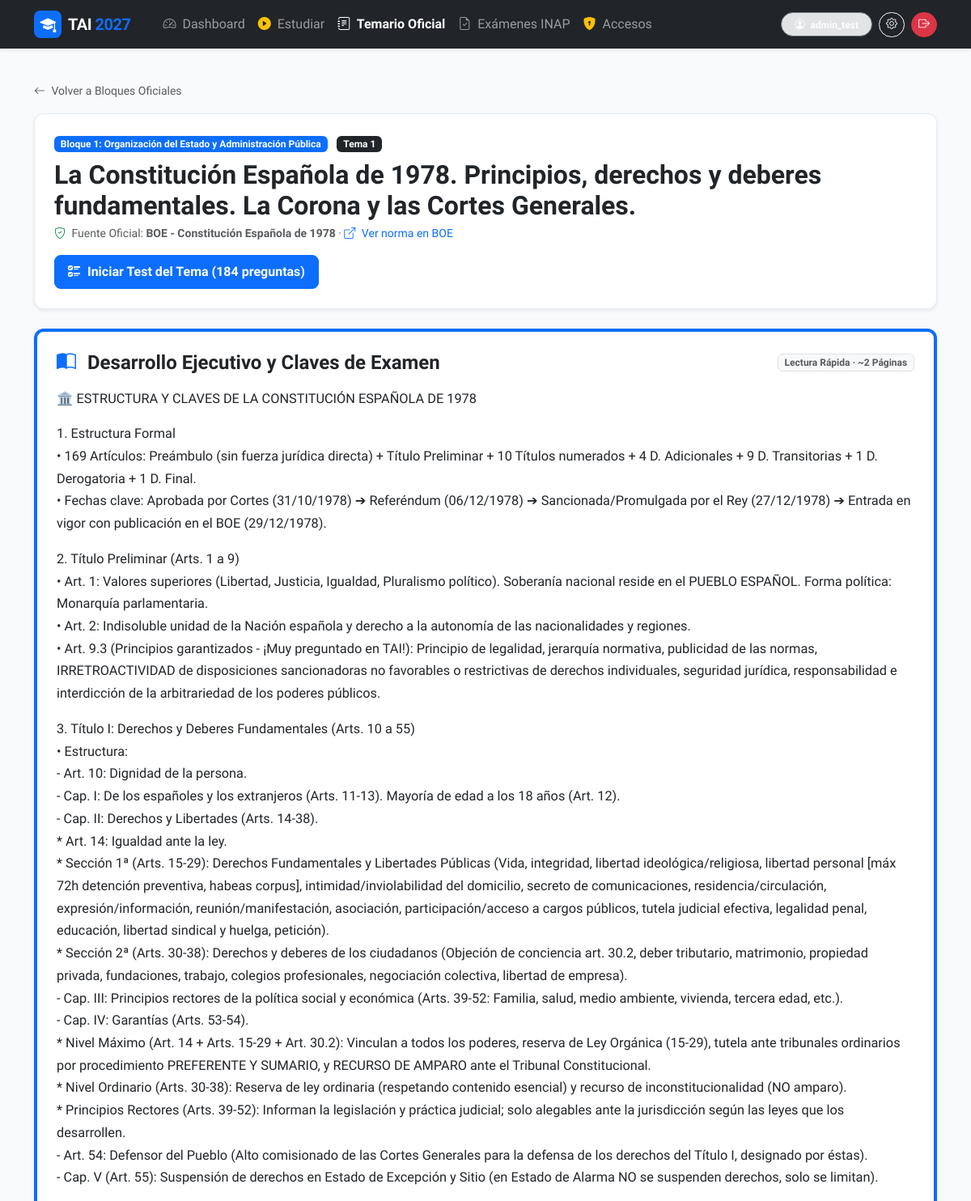
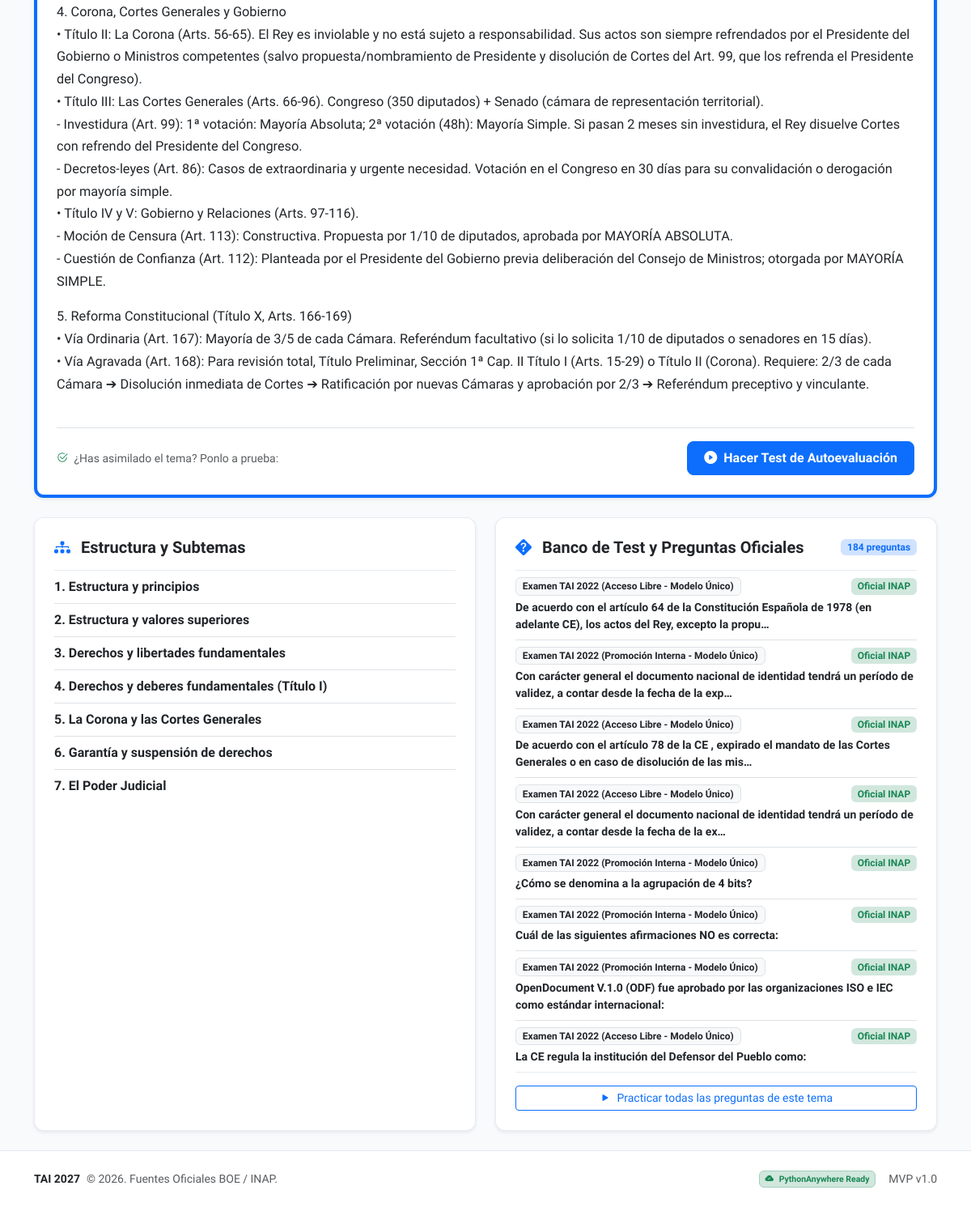
The page /temario/tema/1/ (signed in) on the database its author committed (2 pictures, top to bottom).
### temario/models.py (models this page shows, shortened)
class Tema(models.Model):
    bloque = models.ForeignKey(Bloque, on_delete=models.CASCADE, related_name='temas')
    numero = models.PositiveIntegerField(help_text="Número de tema dentro del bloque o general")
    titulo = models.CharField(max_length=255, help_text="Título oficial del tema")
    descripcion = models.TextField(blank=True)
    resumen_estudio = models.TextField(blank=True, help_text="Desarrollo ejecutivo de alto impacto del tema (máx 2 páginas)")
    fuente_oficial = models.CharField(max_length=255, default='BOE / INAP', help_text="Organismo emisor o norma (BOE, INAP, CCN-CERT)")
    url_oficial = models.URLField(blank=True, help_text="Enlace a la fuente original oficial")
    fecha_consulta = models.DateField(null=True, blank=True)
    ultima_revision = models.DateField(auto_now=True)
    version_normativa = models.CharField(max_length=100, blank=True, help_text="Versión o estado normativo consolidado")
    class Meta:
        verbose_name = "Tema"
        verbose_name_plural = "Temas"
        ordering = ['bloque__numero', 'numero']
        unique_together = ('bloque', 'numero')

class Bloque(models.Model):
    numero = models.PositiveIntegerField(unique=True, help_text="Número de Bloque (1, 2, 3, 4)")
    nombre = models.CharField(max_length=200, help_text="Nombre oficial del bloque")
    descripcion = models.TextField(blank=True)
    icono = models.CharField(max_length=50, default='bi-folder', help_text="Clase de icono Bootstrap Icons (ej: bi-shield-check)")
    class Meta:
        verbose_name = "Bloque"
        verbose_name_plural = "Bloques"
        ordering = ['numero']

class Subtema(models.Model):
    tema = models.ForeignKey(Tema, on_delete=models.CASCADE, related_name='subtemas')
    titulo = models.CharField(max_length=255)
    orden = models.PositiveIntegerField(default=1)
    class Meta:
        verbose_name = "Subtema"
        verbose_name_plural = "Subtemas"
        ordering = ['tema', 'orden']

### examenes/models.py (models this page shows, shortened)
class PreguntaExamen(models.Model):
    OPCION_CHOICES = [
        ('A', 'A'),
        ('B', 'B'),
        ('C', 'C'),
        ('D', 'D'),
    ]
    examen = models.ForeignKey(Examen, on_delete=models.CASCADE, related_name='preguntas')
    numero = models.PositiveIntegerField(help_text="Número de orden en el examen original (ej: 1 a 100)")
    pregunta = models.TextField(help_text="Texto completo del enunciado oficial")
    opcion_a = models.TextField(help_text="Opción A")
    opcion_b = models.TextField(help_text="Opción B")
    opcion_c = models.TextField(help_text="Opción C")
    opcion_d = models.TextField(help_text="Opción D")
    opcion_correcta = models.CharField(max_length=1, choices=OPCION_CHOICES, help_text="Respuesta según plantilla oficial definitiva")
    tema = models.ForeignKey('temario.Tema', on_delete=models.SET_NULL, null=True, blank=True, related_name='preguntas_examen')
    explicacion_oficial = models.TextField(blank=True, help_text="Justificación normativa o técnica con artículo/guía aplicable")
    anulada = models.BooleanField(default=False, help_text="Marcar si fue anulada por la Comisión del INAP")
    class Meta:
        verbose_name = "Pregunta de Examen"
        verbose_name_plural = "Preguntas de Examen"
        ordering = ['examen__año', 'examen__modelo', 'numero']
        unique_together = ('examen', 'numero')

class Examen(models.Model):
    CONVOCATORIA_CHOICES = [
        ('libre', 'Acceso Libre'),
        ('promocion', 'Promoción Interna'),
        ('estabilizacion', 'Estabilización'),
        ('extraordinaria', 'Convocatoria Extraordinaria'),
    ]
    MODELO_CHOICES = [
        ('A', 'Modelo A'),
        ('B', 'Modelo B'),
        ('U', 'Modelo Único'),
    ]
    año = models.PositiveIntegerField(help_text="Año de la convocatoria oficial (ej: 2024, 2023...)")
    convocatoria = models.CharField(max_length=50, choices=CONVOCATORIA_CHOICES, default='libre')
    modelo = models.CharField(max_length=10, choices=MODELO_CHOICES, default='A', help_text="Variante de examen (Modelo A / Modelo B)")
    tipo = models.CharField(max_length=100, default='Primer Ejercicio TAI (Cuestionario 100 preguntas)')
    organismo = models.CharField(max_length=100, default='INAP / Comisión Permanente de Selección')
    url_oficial = models.URLField(blank=True, help_text="Enlace a la web oficial del INAP donde se publicó")
    url_plantilla = models.URLField(blank=True, help_text="Enlace a la plantilla correctora definitiva oficial")
    descripcion = models.CharField(max_length=255, blank=True)
    class Meta:
        verbose_name = "Examen Oficial"
        verbose_name_plural = "Exámenes Oficiales"
        ordering = ['-año', 'convocatoria', 'modelo']
    def __str__(self):
        return f"Examen TAI {self.año} ({self.get_convocatoria_display()} - {self.get_modelo_display()})"

### temario/views.py (the view)
# urls.py: path('tema/<int:pk>/', TemaDetailView.as_view(), name='tema_detalle'),
class TemaDetailView(LoginRequiredMixin, DetailView):
    model = Tema
    template_name = "temario/tema_detail.html"
    context_object_name = "tema"
    def get_context_data(self, **kwargs):
        context = super().get_context_data(**kwargs)
        tema = self.get_object()
        user = self.request.user
        context['subtemas'] = tema.subtemas.prefetch_related('conceptos')
        context['tarjetas'] = tema.tarjetas.filter(activa=True)
        context['preguntas_examen'] = tema.preguntas_examen.filter(anulada=False)
        context['total_preguntas'] = context['preguntas_examen'].count()
        context['falladas_count'] = ProgresoPregunta.objects.filter(
            usuario=user,
            pregunta__tema=tema,
            en_repaso_fallos=True
        ).count()
        return context

### accounts/context_processors.py (called while the page is built)
def access_requests_processor(request):
    if hasattr(request, 'user') and request.user.is_authenticated and (request.user.is_staff or request.user.is_superuser):
        count = Invitacion.objects.filter(activo=False).count()
        return {
            'solicitudes_pendientes_count': count
        }
    return {
        'solicitudes_pendientes_count': 0
    }

### templates/temario/tema_detail.html (shortened to what this page needs)
{% extends "base.html" %}
{% block content %}
<div class="mb-3">
    <a href="{% url 'temario:lista' %}" class="text-decoration-none text-muted small">
        <i class="bi bi-arrow-left me-1"></i> Volver a Bloques Oficiales
    </a>
</div>
<div class="card card-custom p-4 bg-white mb-4 shadow-sm">
    <div class="d-flex flex-wrap justify-content-between align-items-start gap-3">
        <div>
            <span class="badge bg-primary me-2">Bloque {{ tema.bloque.numero }}: {{ tema.bloque.nombre }}</span>
            <span class="badge bg-dark">Tema {{ tema.numero }}</span>
            <h2 class="fw-bold text-dark mt-2 mb-1">{{ tema.titulo }}</h2>
            <div class="text-muted small mt-1">
                <i class="bi bi-shield-check text-success me-1"></i> Fuente Oficial: <strong>{{ tema.fuente_oficial }}</strong>
                {% if tema.url_oficial %}
                · <a href="{{ tema.url_oficial }}" target="_blank" class="text-primary text-decoration-none"><i class="bi bi-box-arrow-up-right me-1"></i> Ver norma en BOE</a>
                {% endif %}
            </div>
        </div>
        <div class="d-flex flex-wrap gap-2">
            <a href="{% url 'estudio:test_examen' %}?tema={{ tema.id }}" class="btn btn-primary btn-tai px-3">
                <i class="bi bi-ui-checks me-1"></i> Iniciar Test del Tema ({{ total_preguntas }} preguntas)
            </a>
        </div>
    </div>
</div>
{% if tema.resumen_estudio %}
<div class="card card-custom p-4 bg-white mb-4 shadow-sm border-start border-primary border-4">
    <div class="d-flex justify-content-between align-items-center mb-3">
        <h4 class="fw-bold text-dark mb-0">
            <i class="bi bi-book-half text-primary me-2"></i> Desarrollo Ejecutivo y Claves de Examen
        </h4>
        <span class="badge bg-light text-muted border">Lectura Rápida · ~2 Páginas</span>
    </div>
    <div class="tema-resumen-content text-dark" style="font-size: 1.02rem; line-height: 1.7;">
        {{ tema.resumen_estudio|linebreaks }}
    </div>
    <div class="mt-4 pt-3 border-top d-flex justify-content-between align-items-center">
        <span class="text-muted small"><i class="bi bi-check2-circle text-success me-1"></i> ¿Has asimilado el tema? Ponlo a prueba:</span>
        <a href="{% url 'estudio:test_examen' %}?tema={{ tema.id }}" class="btn btn-primary btn-tai">
            <i class="bi bi-play-circle-fill me-1"></i> Hacer Test de Autoevaluación
        </a>
    </div>
</div>
{% endif %}
<div class="row g-4">
    <div class="col-lg-6">
        <div class="card card-custom p-4 bg-white h-100 shadow-sm">
            <h5 class="fw-bold text-dark mb-3"><i class="bi bi-diagram-3-fill text-primary me-2"></i> Estructura y Subtemas</h5>
            <div class="list-group list-group-flush">
                {% for st in subtemas %}
                <div class="list-group-item px-0 py-2">
                    <div class="fw-bold text-dark">{{ forloop.counter }}. {{ st.titulo }}</div>
                </div>
                {% empty %}
                <p class="text-muted small">No hay subtemas desglosados para este tema.</p>
                {% endfor %}
            </div>
        </div>
    </div>
    <div class="col-lg-6">
        <div class="card card-custom p-4 bg-white h-100 shadow-sm">
            <div class="d-flex justify-content-between align-items-center mb-3">
                <h5 class="fw-bold text-dark mb-0"><i class="bi bi-question-diamond-fill text-primary me-2"></i> Banco de Test y Preguntas Oficiales</h5>
                <span class="badge bg-primary-subtle text-primary">{{ total_preguntas }} preguntas</span>
            </div>
            <div class="list-group list-group-flush">
                {% for p in preguntas_examen|slice:":8" %}
                <div class="list-group-item px-0 py-2">
                    <div class="d-flex justify-content-between align-items-center mb-1">
                        <span class="badge bg-light text-dark border small">{{ p.examen }}</span>
                        <span class="badge bg-success-subtle text-success small">Oficial INAP</span>
                    </div>
                    <div class="text-dark small fw-semibold">{{ p.pregunta|truncatechars:120 }}</div>
                </div>
                {% empty %}
                <p class="text-muted small">No hay preguntas registradas todavía para este tema.</p>
                {% endfor %}
            </div>
            <div class="mt-3 text-center">
                <a href="{% url 'estudio:test_examen' %}?tema={{ tema.id }}" class="btn btn-outline-primary btn-sm w-100">
                    <i class="bi bi-play-fill me-1"></i> Practicar todas las preguntas de este tema
                </a>
            </div>
        </div>
    </div>
</div>
{% endblock %}

### templates/base.html (shortened to what this page needs)
<!DOCTYPE html>
<html lang="es" data-bs-theme="light">
<head>
    <link href="https://cdn.jsdelivr.net/npm/bootstrap@5.3.3/dist/css/bootstrap.min.css" rel="stylesheet">
    <link rel="stylesheet" href="https://cdn.jsdelivr.net/npm/bootstrap-icons@1.11.3/font/bootstrap-icons.min.css">
</head>
<body>
    <nav class="navbar navbar-expand-lg navbar-dark bg-dark sticky-top shadow-sm py-2">
        <div class="container">
            <a class="navbar-brand d-flex align-items-center gap-2" href="{% if user.is_authenticated %}{% url 'dashboard' %}{% else %}{% url 'landing' %}{% endif %}">
                <span class="bg-primary text-white p-2 rounded-3 d-inline-flex align-items-center justify-content-center" style="width: 34px; height: 34px;">
                    <i class="bi bi-mortarboard-fill"></i>
                </span>
                <span>TAI <span class="text-primary">2027</span></span>
            </a>
            <div class="collapse navbar-collapse" id="navbarMain">
                {% if user.is_authenticated %}
                <ul class="navbar-nav me-auto mb-2 mb-lg-0 ms-lg-3">
                    <li class="nav-item">
                        <a class="nav-link {% if request.resolver_match.url_name == 'dashboard' %}active text-white fw-bold{% endif %}" href="{% url 'dashboard' %}">
                            <i class="bi bi-speedometer2 me-1"></i> Dashboard
                        </a>
                    </li>
                    <li class="nav-item">
                        <a class="nav-link {% if 'estudio' in request.path %}active text-white fw-bold{% endif %}" href="{% url 'estudio:seleccionar_sesion' %}">
                            <i class="bi bi-play-circle-fill text-warning me-1"></i> Estudiar
                        </a>
                    </li>
                    <li class="nav-item">
                        <a class="nav-link {% if 'temario' in request.path %}active text-white fw-bold{% endif %}" href="{% url 'temario:lista' %}">
                            <i class="bi bi-journal-text me-1"></i> Temario Oficial
                        </a>
                    </li>
                    <li class="nav-item">
                        <a class="nav-link {% if 'examenes' in request.path %}active text-white fw-bold{% endif %}" href="{% url 'examenes:lista' %}">
                            <i class="bi bi-file-earmark-check me-1"></i> Exámenes INAP
                        </a>
                    </li>
                    {% if user.is_staff or user.is_superuser %}
                    <li class="nav-item">
                        <a class="nav-link {% if 'gestion-accesos' in request.path %}active text-white fw-bold{% endif %}" href="{% url 'accounts:gestion_accesos' %}">
                            <i class="bi bi-shield-lock-fill text-warning me-1"></i> Accesos
                        </a>
                    </li>
                    {% endif %}
                </ul>
                <div class="d-flex align-items-center gap-2">
                    <span class="badge bg-secondary-subtle text-white border border-secondary px-3 py-2 rounded-pill">
                        <i class="bi bi-person-circle me-1"></i> {{ user.username }}
                    </span>
                    <a href="{% url 'accounts:perfil' %}" class="btn btn-outline-light btn-sm rounded-pill" title="Configurar Plan">
                        <i class="bi bi-gear"></i>
                    </a>
                    <a href="{% url 'account_logout' %}" class="btn btn-danger btn-sm rounded-pill" title="Cerrar sesión">
                        <i class="bi bi-box-arrow-right"></i>
                    </a>
                </div>
                {% endif %}
            </div>
        </div>
    </nav>
    <main class="container my-4 flex-grow-1">
        {% block content %}{% endblock %}
    </main>
    <footer class="py-4 mt-auto">
        <div class="container d-flex flex-wrap justify-content-between align-items-center text-muted small">
            <div class="d-flex align-items-center gap-2">
                <span class="fw-bold text-dark">TAI 2027</span> &copy; 2026. Fuentes Oficiales BOE / INAP.
            </div>
            <div class="d-flex align-items-center gap-3">
                <span class="badge bg-success-subtle text-success border border-success-subtle">
                    <i class="bi bi-cloud-check-fill me-1"></i> PythonAnywhere Ready
                </span>
                <span>MVP v1.0</span>
            </div>
        </div>
    </footer>
</body>
</html>

### templates/base.html (style rules this page uses)
:root { --tai-primary: #0d6efd; --tai-primary-dark: #0a58ca; --tai-bg: #f8fafc; --tai-card-bg: #ffffff; }
body { font-family: 'Plus Jakarta Sans', -apple-system, BlinkMacSystemFont, "Segoe UI", Roboto, sans-serif; background-color: var(--tai-bg); color: #1e293b; min-height: 100vh; display: flex; flex-direction: column; padding-bottom: env(safe-area-inset-bottom); -webkit-font-smoothing: antialiased; }
.navbar-brand { font-weight: 800; letter-spacing: -0.5px; }
.card-custom { border: 1px solid rgba(226, 232, 240, 0.8); border-radius: 12px; box-shadow: 0 4px 6px -1px rgba(0, 0, 0, 0.04), 0 2px 4px -1px rgba(0, 0, 0, 0.02); transition: all 0.2s ease-in-out; }
.btn-tai { font-weight: 600; border-radius: 8px; padding: 0.5rem 1.25rem; }
footer { margin-top: auto; border-top: 1px solid #e2e8f0; background-color: #ffffff; padding-bottom: env(safe-area-inset-bottom); }

### rows shown on the page
Tema: bloque.numero "1", bloque.nombre "Organización del Estado y Administración Pública", numero "1", titulo "La Constitución Española de 1978. Principios, derechos y deberes fundamentales. La Corona y las Cortes Generales.", fuente_oficial "BOE - Constitución Española de 1978", resumen_estudio "🏛️ ESTRUCTURA Y CLAVES DE LA CONSTITUCIÓN ESPAÑOLA DE 1978 1. Estructura Formal • 169 Artículos: Preámbulo (sin fuerza jurídica directa) + Título Preliminar + 10 Títulos numerados + 4 D. Adicionales + 9 D. Transitorias + 1 D. Derogatoria + 1 D. Final. • Fechas clave: Aprobada por Cortes (31/10/1978) ➔ Referéndum (06/12/1978) ➔ Sancionada/Promulgada por el Rey (27/12/1978) ➔ Entrada en vigor con publicación en el BOE (29/12/1978). 2. Título Preliminar (Arts. 1 a 9) • Art. 1: Valores superiores (Libertad, Justicia, Igualdad, Pluralismo político). Soberanía nacional reside en el PUEBLO ESPAÑOL. Forma política: Monarquía parlamentaria. • Art. 2: Indisoluble unidad de la Nación española y…"
Subtema: titulo "Estructura y principios"
Subtema: titulo "Estructura y valores superiores"
Subtema: titulo "Derechos y libertades fundamentales"
Subtema: titulo "Derechos y deberes fundamentales (Título I)"
Subtema: titulo "La Corona y las Cortes Generales"
Subtema: titulo "Garantía y suspensión de derechos"
Subtema: titulo "El Poder Judicial"
PreguntaExamen: examen "Examen TAI 2022 (Acceso Libre - Modelo Único)", pregunta "De acuerdo con el artículo 64 de la Constitución Española de 1978 (en adelante CE), los actos del Rey, excepto la propu…"
PreguntaExamen: examen "Examen TAI 2022 (Promoción Interna - Modelo Único)", pregunta "Con carácter general el documento nacional de identidad tendrá un período de validez, a contar desde la fecha de la exp…"
PreguntaExamen: examen "Examen TAI 2022 (Acceso Libre - Modelo Único)", pregunta "De acuerdo con el artículo 78 de la CE , expirado el mandato de las Cortes Generales o en caso de disolución de las mis…"
PreguntaExamen: examen "Examen TAI 2022 (Acceso Libre - Modelo Único)", pregunta "Con carácter general el documento nacional de identidad tendrá un período de validez, a contar desde la fecha de la ex…"
PreguntaExamen: examen "Examen TAI 2022 (Promoción Interna - Modelo Único)", pregunta "¿Cómo se denomina a la agrupación de 4 bits?"
PreguntaExamen: examen "Examen TAI 2022 (Promoción Interna - Modelo Único)", pregunta "Cuál de las siguientes afirmaciones NO es correcta:"
PreguntaExamen: examen "Examen TAI 2022 (Promoción Interna - Modelo Único)", pregunta "OpenDocument V.1.0 (ODF) fue aprobado por las organizaciones ISO e IEC como estándar internacional:"
PreguntaExamen: examen "Examen TAI 2022 (Acceso Libre - Modelo Único)", pregunta "La CE regula la institución del Defensor del Pueblo como:"

### other values the page prints
{{ user.username }} "admin_test"
{{ total_preguntas }} "184"
